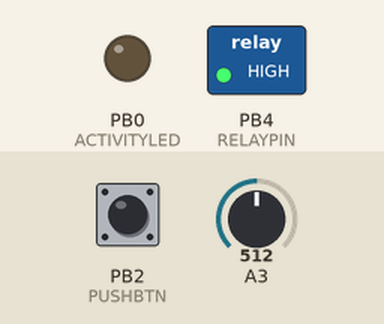
The sketch below on a simulated ATtiny85, built with avr-gcc and run on an emulated ATtiny85. Parts: switched loads named in the sketch (green lamp = pin HIGH), output pins drawn as LEDs (lit = HIGH). The inputs (shaded band) are chosen by the test bench; at power-on: A3 = 512, PB2 (PUSHBTN) HIGH. Sleep ends after the set time or at an interrupt.

Above: at 4.9 s.
5.0 s: A3 set to 222
10.1 s: A3 set to 188
At 13.0 s:
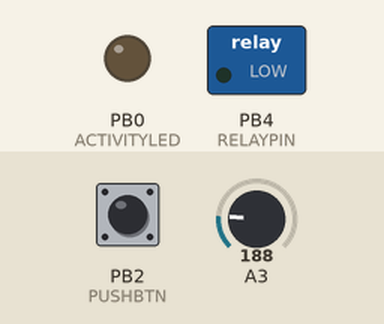
15.2 s: A3 set to 306
At 17.2 s:
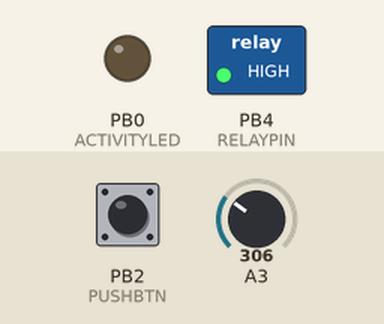
20.3 s: A3 set to 122
At 21.4 s:
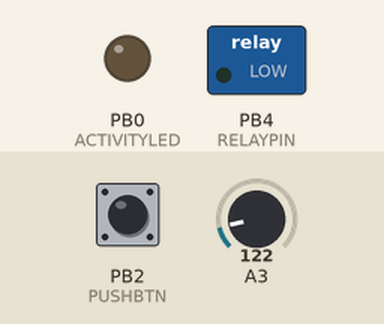
Timing chart, 0 to 23.3 s (numbered marks = the images above; inputs shaded):
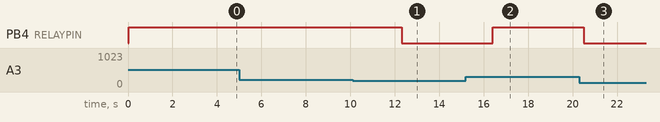

Measured:
- the behaviour switches between 205 and 204 on A3 (found by bisection; images 0 and 1)
- after the input at 10.1 s, PB4 (RELAYPIN): HIGH → LOW after 2.2 s
- after the input at 15.2 s, PB4 (RELAYPIN): LOW → HIGH after 1.2 s
- after the input at 20.3 s, PB4 (RELAYPIN): HIGH → LOW after 0.21 s

The sketch:

temperatureRelay3_wdt_ino.ino
```cpp
/**
 * temperatureRelay_wdt.ino
 * Bill Case 30Jun14
 *     v2.0 17Jul15 - reset timerCount
 *
 * Sketch for activating a solid state relay based on the temperature limit
 * measured by a LM34, or for a timeframe starting with a pushbutton interrupt.
 * A status led will blink each time the WDT interrupt wakes the MCU.
 *
 * Binary sketch size: 2,026 bytes (of a 8,192 byte maximum)
 * MCU = ATTiny85
 * Solid State Relay = Crouzet M-OAC5AH
 * Temp sensor = LM34 (provides 10mV per degree Fahrenheit)
 * Vcc = 5v
 * Total sleep current:
 *    without LM34  = 337.0 uA
 *    with    LM34  = 496.0 uA
 *    driving relay = 14.8mA
 */
#include <avr/sleep.h>
#include <avr/power.h>
#include <avr/wdt.h>

#define AD3INPUT    3  // Pin 2 (PB3) - use A/D #3 to read LM34 output
#define RELAYPIN    4  // Pin 3 (PB4) - activate relay
#define ACTIVITYLED 0  // Pin 5 (PB0) - activity led
#define PUSHBTN     2  // Pin 7 (PB2) - pushbutton on INT0

#define LED_DELAY          200      // msec to flash on
#define TIMER_MAX_COUNT8 (30*60)/8  // 30min*60sec/WDT_Period_8sec
#define TIMER_MAX_COUNT4 (30*60)/4  // 30min*60sec/WDT_Period_4sec

volatile boolean timerActive  = false; // timer to run relayOn
volatile boolean temperActive = false; // temperature mark hit to run relayOn
volatile long timerCount      = 0;     // number of 4sec ticks

/**
 * entry point for all Arduino sketches
 * Define I/O pins, use internal pullup resistor on pushbutton
 * pin so we can activate this interrupt when grounded.
 * Setup the WatchDog Timer for interrupt only every 4 sec.
 */
void setup()
{
  // is this reset caused by WDT
  if(MCUSR & _BV(WDRF)) {
    MCUSR &= ~_BV(WDRF);               // clear WDT's reset flag
    WDTCR |= ( _BV(WDCE) | _BV(WDE) ); // enable Watchdog change bit
    WDTCR = 0x00;                      // disable WDT
  }

  cli();
  delay(2000);                  //Allow voltage to settle on power-up
  analogReference(DEFAULT);     // Vcc (5v) A/D reference
  pinMode(RELAYPIN,    OUTPUT); // define pin directon
  pinMode(ACTIVITYLED, OUTPUT);
  pinMode(PUSHBTN,     INPUT); // interrupt pushbutton

  digitalWrite(RELAYPIN, LOW); // ensure relay is off
  digitalWrite(PUSHBTN, HIGH); // set internal pullup
  timerActive  = false;        //reset
  temperActive = false;        //reset
  timerCount   = 0;            //reset

  // WDT setup
  MCUSR &= ~(_BV(WDRF)); // clear reset flag

  /* In order to change WDE or the prescaler, we need to
   * set WDCE (This will allow updates for 4 clock cycles).
   */
  WDTCR |= _BV(WDCE) | _BV(WDE);
//  WDTCR  = _BV(WDP0) | _BV(WDP3); // WDT prescaler for 8.0 seconds
  WDTCR  = _BV(WDP3);             // WDT prescaler for 4.0 seconds
  WDTCR |= _BV(WDIE);             // enable only the WDT interrupt w/o reset

} // end of setup

/**
 * loop - Arduino endless loop
 * If active, the timer overrides the temperature check.
 * Temperature check is performed when timer period is over
 * or if timer is not active.
 * Go back to sleep until the next interrupt.
 */
void loop()
{
  //  flashLed(ACTIVITYLED);  // debug use
  delay(200);

    if(timerActive) {
      if(timerCount > TIMER_MAX_COUNT4) {
        timerCount = 0; //reset
        timerActive = false;
        checkTemp();
      }
      else
        timerCount++;
    }
    else
      checkTemp();

  enterSleep();
} // end of loop

/**
 * Enable the pushbutton interrupt (INT0) and go to sleep.
 * WDT or Pushbutton will wake MCU up
 */
void enterSleep(void)
{
  //  set_sleep_mode(SLEEP_MODE_PWR_SAVE); // still allows loop() to run
  set_sleep_mode(SLEEP_MODE_PWR_DOWN);     // lowest power consumption

  sleep_enable();

  MCUCR &= ~(_BV(ISC01) | _BV(ISC00)); //INT0 on low level
  GIMSK |= _BV(INT0);                  //enable INT0

  sei();        // enable any interrupts
  sleep_mode(); // going to sleep now

                   // program continues after either WDT timeout or int0 interrupt
  sleep_disable(); // First thing to do is disable sleep. */
  cli();

  power_all_enable();     // active all chip functions
  flashLed(ACTIVITYLED);  // let world know i'm awake
}

/**
 * Flash the LED
 */
void flashLed(int ledNum) {
  digitalWrite(ledNum, HIGH);
  delay(LED_DELAY);
  digitalWrite(ledNum, LOW);
}

/**
 * Activate the relay if temperature is above 100 degrees F.
 * Deactivate the relay when temperature is 98.5. This ensures
 * some temperature hystessis so relay doesn't cycle on/off every
 * time the WDT wakes up
 */
void checkTemp() {
  float outsideTemp = 0.0;

  outsideTemp = readLM34Temperature(AD3INPUT);
  if( outsideTemp > 100.0 ) {
    temperActive = true;
    digitalWrite(RELAYPIN, HIGH); // turn on relay
  }
  else {
    if ((temperActive) && outsideTemp <= 98.5) {
      digitalWrite(RELAYPIN, LOW);  // turn off relay
      temperActive = false;
      timerCount = 0; //reset
    }
    else
      digitalWrite(RELAYPIN, LOW);  // turn off relay
  }
}

/**
 * Read the output of the LM34 and return the current temerature.
 * LM34 returns 10mV for each degree F.
 * Thermal response time for LM34 is roughly 3 minutes, so we'll
 * get to the correct temp eventually.
 */
float readLM34Temperature( int inputPin ) {
  float finalTemp  = 0;
  int intermVal    = 0;

  intermVal = analogRead(inputPin);
  finalTemp = (5.0 * intermVal * 100.0)/1024;

  return finalTemp;
}

/**
 * WatchDog Timer Interrupt Service Routine.
 * Not required to do much, but MCU is now awake and will
 * continue the program counter from next instruction following
 * sleep_mode() in the enterSleep() routine.
 */
ISR(WDT_vect)
{
  MCUSR &= ~( _BV(WDRF)); // clear so next interrupt will not reset the MCU
  // nothing else to do
  // flashLed(RELAYPIN); // debug indicator
}

/**
 * Interrupt 0 Service Routine
 * Pushbutton has been pushed and a low value was detected on
 * the interrupt pin. User wants to turn the relay on for a time
 * period (~30mins). MCU is now awake and will continue the
 * program counter from next instruction following sleep_mode()
 * in the enterSleep() routine.
 */
ISR(INT0_vect)
{
  timerActive = true;
  timerCount = 0; //reset time
  digitalWrite(RELAYPIN, HIGH); // turn on relay
  GIMSK = 0; //disable external interrupts (only need one to wake up)
}
```
